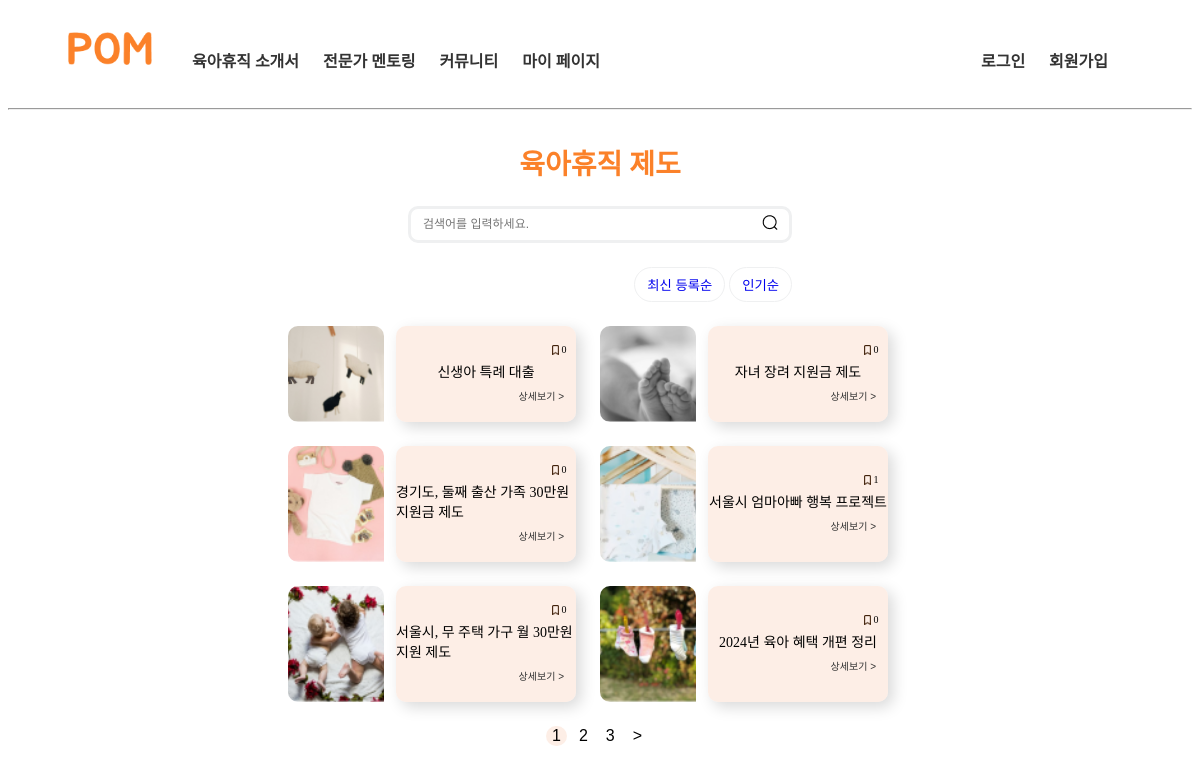
Page /program/policies/ on the committed database.
### program/models.py (models this page shows, shortened)
class Policy(models.Model):
    title = models.CharField(max_length=200)
    image = models.ImageField(upload_to='policy_images/', blank=True, null=True) #제도 이미지
    created_at = models.DateTimeField(auto_now_add=True)  #최신 등록순

### program/views.py (the view)
# urls.py: path('policies/', policy_list, name='policy_list'),
def policy_list(request):
    sort_by = request.GET.get('sort_by', 'created_at')
    query = request.GET.get('q', '')
    policies = Policy.objects.annotate(scrap_count=Count('scraps'))
    if query:
        policies = policies.filter(title__icontains=query)
    if sort_by == 'scrap_count':
        policies = policies.order_by('-scrap_count', '-created_at')
    else:
        policies = policies.order_by('-created_at')
    return render(request, 'program/policy_list.html', {'policies': policies, 'sort_by': sort_by, 'query': query})

### program/templates/program/policy_list.html (shortened to what this page needs)
{% load static %}
<!DOCTYPE html>
<html lang="en">
<head>
    <link rel="stylesheet" href="{% static 'css/policy.css' %}"></link>
</head>
<body>
    {% include 'program/header.html' %}
    <section>
    <div class="section">
        <div class="sec_header">육아휴직 제도</div>
        <div class="sec_section">
        <div class="sec_search">
            <form method="GET" action="{% url 'program:policy_list' %}">
            <div class="form_div">
                <input type="text" name="q" placeholder="검색어를 입력하세요." id="search" value="{{ query }}">
                <button type="submit" name="submit" id="submit"><img src="{% static 'images/search.png' %}" > </button>
            </div>
            </form>
        </div>
        <div class="sec_btn">
            <button type="button" id="recent"><a href="{% url 'program:policy_list' %}?sort_by=created_at" class="{% if sort_by == 'created_at' %}active{% endif %}">최신 등록순</button></a>
            <button type="button" id="hot"><a href="{% url 'program:policy_list' %}?sort_by=scrap_count" class="{% if sort_by == 'scrap_count' %}active{% endif %}">인기순</button></a>
        </div>
        </div>
        <div class="sec_detail">
        <div class="sec_grid">
            {% for policy in policies %}
            <div class="policy_detail">
                <div class="policy_detail_img">
                    {% if forloop.counter0 == 0 %}
                    <img src="{% static 'images/policy1_.png' %}" alt="Policy Image">
                    {% elif forloop.counter0 == 1 %}
                    <img src="{% static 'images/policy2_.png' %}" alt="Policy Image">
                    {% elif forloop.counter0 == 2 %}
                        <img src="{% static 'images/policy3_.png' %}" alt="Policy Image">
                    {% elif forloop.counter0 == 3 %}
                        <img src="{% static 'images/policy4_.png' %}" alt="Policy Image">
                    {% elif forloop.counter0 == 4 %}
                        <img src="{% static 'images/policy5_.png' %}" alt="Policy Image">
                    {% elif forloop.counter0 == 5 %}
                        <img src="{% static 'images/policy6_.png' %}" alt="Policy Image">
                    {% endif %}
                </div>
                <div class="policy_detail_main">
                    <div class="policy_detail_scrap"><img src="{% static 'images/scrap.png' %}" style="width: 7px; height: 10px;"/>{{ policy.scrap_count }}</div>
                    <div class="policy_detail_text">
                    <p>{{ policy.title }}</p>
                    </div>
                    <div class="policy_detail_btn">
                    <button id="detailBtn"><a href="{% url 'program:policy_detail' policy.id %}">상세보기 ></button></a>
                    </div>
                </div>
            </div>
            {% endfor%}
        </div>
        </div>
        <div class="page">
        <button type="button" id="one">1</button>
        <button type="button" id="two">2</button>
        <button type="button" id="three">3</button>
        <button type="button" id="next">></button>
        </div>
    </div>
    </section>
</body>
</html>

### accounts/static/css/policy.css (style rules this page uses)
* { box-sizing: border-box; }
.menu ul li a, .account ul li a, .policy_header_more p, #detailBtn a { text-decoration: none; color: #333; }
.section { display: flex; flex-direction: column; align-items: center; }
.sec_header { margin-top: 2vw; font-weight: bold; font-size: 28px; color: #fb8129; }
.form_div { border: 3px solid #eff0f1; border-radius: 10px; display: flex; flex-direction: row; justify-content: space-around; align-items: center; padding: 0.2vw 0.3vw; width: 32vw; margin-top: 2vw; }
#search { border: none; padding: 0.5vw 0.7vw; font-size: 12px; outline: none; flex: 1; }
#submit { border: none; background: none; }
.sec_section { display: flex; flex-direction: column; align-items: end; }
.sec_btn { margin-top: 2vw; }
.sec_btn button { border: 1px solid #eff0f1; background: none; border-radius: 20px; padding: 0.6vw 1vw; }
.sec_grid { display: grid; grid-template-columns: repeat(2, 1fr); }
.policy_detail { display: flex; flex-direction: row; margin-right: 2vw; margin-top: 2vw; }
.policy_detail_img { width: 8vw; overflow: hidden; margin-right: 1vw; border-radius: 10px 10px 0px 10px; }
.policy_detail_img img { width: 100%; height: 100%; object-fit: cover; }
.policy_detail_main { background-color: rgb(252, 221, 205, 0.5); box-shadow: 5px 5px 15px #d9d9d9; width: 15vw; border-radius: 10px; display: flex; flex-direction: column; justify-content: center; padding: 1.5vw 0; }
.policy_detail_text { display: flex; flex-direction: column; justify-content: center; align-items: center; }
.policy_detail_text p { margin: 0; font-size: 14px; }
.policy_detail_btn { display: flex; flex-direction: row; justify-content: end; }
#detailBtn { border: none; background: none; margin-right: 0.5vw; margin-top: 0.5vw; font-size: 10px; color: #747474; }
.page { margin-top: 2vw; display: flex; flex-direction: row; }
.page button { border: none; padding: none; background: none; font-size: 16px; margin-right: 0.5vw; background-color: none; border-radius: 25px; }
#one { background-color: rgb(252, 221, 205, 0.5); }
#recent a, #hot a { text-decoration: none; }
.policy_detail_scrap { display: flex; flex-direction: row; justify-content: end; align-items: center; margin-right: 0.8vw; margin-bottom: 0.5vw; font-size: 10px; }
.policy_detail_scrap img { margin-right: 0.2vw; }

### rows in the picture
Policy: scrap_count "0", title "신생아 특례 대출"
Policy: scrap_count "0", title "자녀 장려 지원금 제도"
Policy: scrap_count "0", title "경기도, 둘째 출산 가족 30만원 지원금 제도"
Policy: scrap_count "1", title "서울시 엄마아빠 행복 프로젝트"
Policy: scrap_count "0", title "서울시, 무 주택 가구 월 30만원 지원 제도"
Policy: scrap_count "0", title "2024년 육아 혜택 개편 정리"
